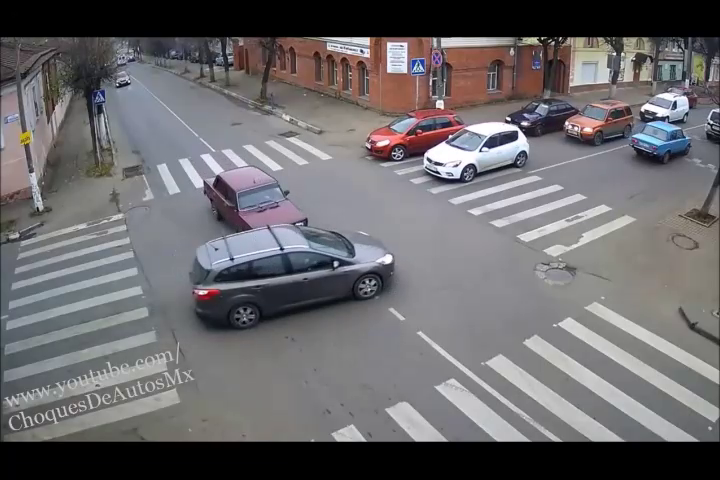
#> input picture frame 6 of car-crash/choque1.mp4, 720 x 480 px, given in place of 15.mp4, which was not available
$ python train_SVM.py
#> lines starting #> are read from the running program, lines starting #| are printed output that depends on the picture; pictures that were not available may be replaced by others from this repository, and a replacement may not be noted
### car-crash/vif.py

import numpy as np
import cv2
import HornSchunck as hs
import math
import glob, os

class ViF:
    def __init__(self):
        self.video_subsampling = 3

    # [64 lines left out: functions create_block_hist, create_hist, process, not called in this run]


'''
# para obtener vif de algunos videos
data = []
for file in glob.glob("dataset/BD_no_choques/subvideos/*.avi"):
    print(file)
    cap = cv2.VideoCapture(file)
    frames = []
    max_num_frames = 60
    count = 1
    vif = ViF()

    while True:
        ret, frame = cap.read()

        if ret:
            gray = cv2.cvtColor(frame, cv2.COLOR_BGR2GRAY)
            frames.append(gray)

        else:
            break

    obj = ViF()
    feature_vec = obj.process(frames)
    # print (feature_vec)
    data.append(feature_vec)

np.savetxt("data_no_choques.csv", data, delimiter=",")
'''


'''

cap = cv2.VideoCapture('../video-test/brucelee_1.mp4')
frames = []
max_num_frames = 60
count = 1
vif = ViF()

while True:
    ret, frame = cap.read()

    if ret:
        gray = cv2.cvtColor(frame, cv2.COLOR_BGR2GRAY)
        frames.append(gray)

        if count > max_num_frames:
            vif.process(frames)
            frames=[]
            count = 1

        count += 1

    else:
        break


cap.release()
cv2.destroyAllWindows()

'''

### car-crash/train_SVM.py
from sklearn.metrics import roc_curve, auc
from sklearn.model_selection import StratifiedKFold
from sklearn.model_selection import KFold
from sklearn.model_selection import train_test_split
from sklearn.model_selection import GridSearchCV
from sklearn.model_selection import cross_val_score
from sklearn import svm
from sklearn.naive_bayes import GaussianNB
from sklearn.neighbors import KNeighborsClassifier
from sklearn.tree import DecisionTreeClassifier
from sklearn.ensemble import RandomForestClassifier
from sklearn.linear_model import LogisticRegression
from sklearn.decomposition import PCA
from sklearn.svm import SVC
from sklearn.metrics import classification_report
from sklearn.metrics import average_precision_score
from sklearn.metrics import precision_recall_curve
import matplotlib.pyplot as plt
from sklearn import metrics
import pickle
from glob import glob
from sklearn.svm import SVC
from numpy import genfromtxt
import numpy as np
import cv2
from vif import ViF
from sklearn.metrics import precision_recall_curve
import matplotlib.pyplot as plt
from sklearn.metrics import confusion_matrix
from sklearn.metrics import recall_score
from sklearn.metrics import precision_score

no_choques = genfromtxt('data_no_choques.csv', delimiter=',')
no_choques = no_choques[0:57, :]
y_no_choques = np.zeros(no_choques.shape[0])
y_no_choques = y_no_choques.reshape(no_choques.shape[0],1)

choques = genfromtxt('data_choques.csv', delimiter=',')
y_choques = np.ones(choques.shape[0])
y_choques = y_choques.reshape(choques.shape[0],1)

X = np.vstack((no_choques, choques))
y = np.vstack((y_no_choques, y_choques))

print (X.shape, y.shape)
#print(no_choques)
#print(choques)

X_train, X_test, y_train, y_test = train_test_split(X, y, test_size=0.1)
clf = SVC(kernel='linear', probability=True, tol=1e-3)  # , verbose = True) #Set the classifier as a support vector machines with

clf.fit(X_train, y_train)
print ("Normal score: ", clf.score(X_test, y_test))


# average presition
y_score = clf.decision_function(X_test)
average_precision = average_precision_score(y_test, y_score)
print('Average precision-recall score: {0:0.2f}'.format(
      average_precision))


precision, recall, _ = precision_recall_curve(y_test, y_score)
#print("precision", precision, "recall", recall)

plt.step(recall, precision, color='b', alpha=0.2,
         where='post')
plt.fill_between(recall, precision, step='post', alpha=0.2,
                 color='b')

plt.xlabel('Recall')
plt.ylabel('Precision')
plt.ylim([0.0, 1.05])
plt.xlim([0.0, 1.0])
plt.title('2-class Precision-Recall curve: AP={0:0.2f}'.format(
          average_precision))
plt.show()
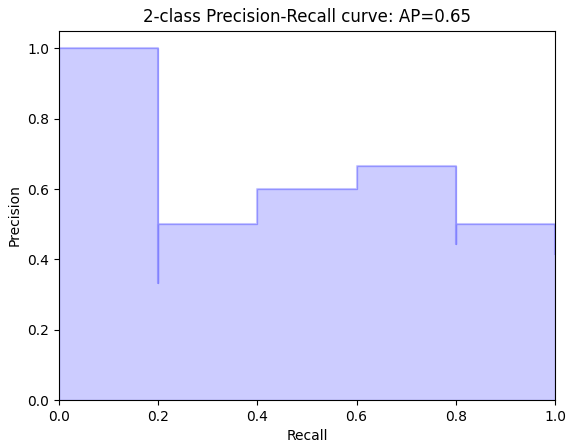
#> figure drawn by matplotlib, 1 panel


# ROC
preds = clf.predict(X_test)

tn, fp, fn, tp = confusion_matrix(y_test, preds).ravel()
print ("Confusion matrix tn, fp, fn, tp ", tn, fp, fn, tp )

print("recall", recall_score(y_test, preds))
print("precision", precision_score(y_test, preds))


fpr, tpr, threshold = metrics.roc_curve(y_test, preds)
roc_auc = metrics.auc(fpr, tpr)

plt.title('Receiver Operating Characteristic')
plt.plot(fpr, tpr, 'b', label = 'AUC = %0.2f' % roc_auc)
plt.legend(loc = 'lower right')
plt.plot([0, 1], [0, 1],'r--')
plt.xlim([0, 1])
plt.ylim([0, 1])
plt.ylabel('True Positive Rate')
plt.xlabel('False Positive Rate')
plt.show()
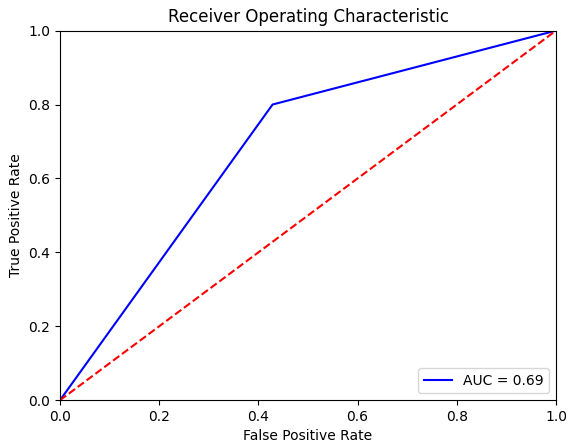
#> figure drawn by matplotlib, 1 panel


#print(X_test)
#print(y_test)
#print(clf.predict(X_test))

pickle.dump(clf, open('models/model-svm1.sav', 'wb'))


cap = cv2.VideoCapture('dataset/BD_choques/subvideos/best/15.mp4')
frames = []
vif = ViF()

while True:
    ret, frame = cap.read()
#> frame is the input picture: shape (480, 720, 3); mean B, G, R 108, 105.5, 107.6

    if ret:
        gray = cv2.cvtColor(frame, cv2.COLOR_BGR2GRAY)
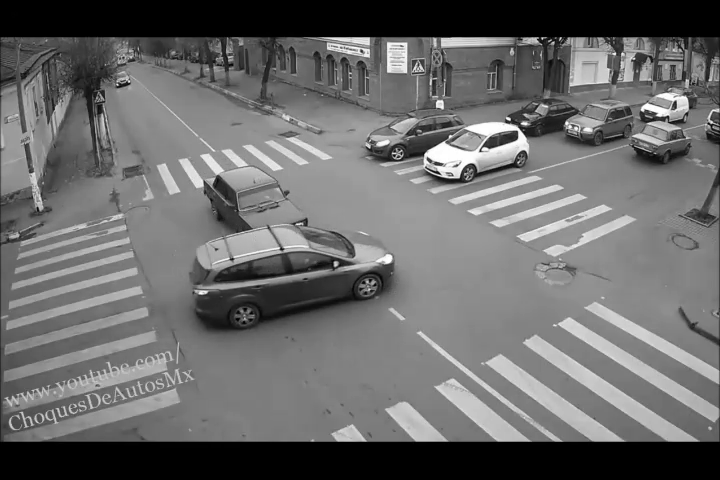
#> gray: shape (480, 720); min 0, max 255, mean 106.4
        frames.append(gray)

    else:
        break

obj = ViF()
feature_vec = obj.process(frames)
print(clf.predict(feature_vec.reshape(1, 304)))


'''
X, Y = load_bd()

    X_train, X_test, y_train, y_test = train_test_split(X, Y, test_size=0.2)

    X = np.array(X)
    Y = np.array(Y)

    print X.shape
    print Y.shape
    # print Y

    #np.savetxt("X.csv", X, delimiter=",")
    #np.savetxt("Y.csv", Y, delimiter=",")

    clf = SVC(kernel='linear', probability=True, tol=1e-3)  # , verbose = True) #Set the classifier as a support vector machines with

    clf.fit(X_train, y_train)
    #joblib.dump(clf, '../models/ship-svm.pkl')
    pickle.dump(clf, open('../models/ship-svm.sav', 'wb'))

    print "Normal score: ", clf.score(X_test, y_test)
'''

$ run again, starting later in the video
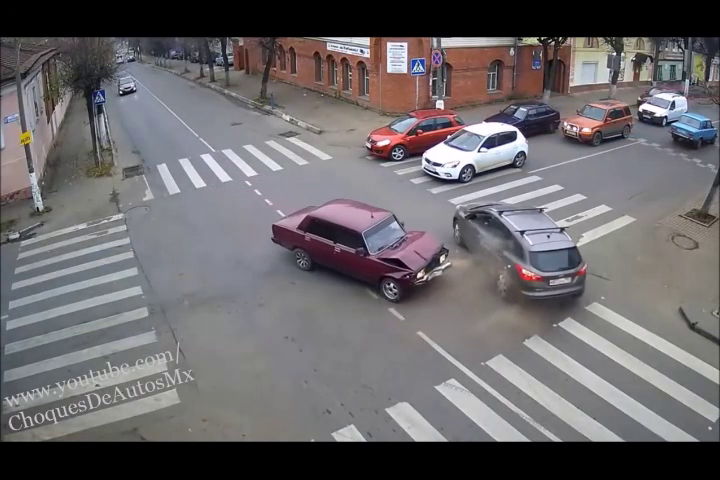
#> input picture frame 27 of car-crash/choque1.mp4, 720 x 480 px, given in place of 15.mp4, which was not available
#> frame is the input picture: shape (480, 720, 3); mean B, G, R 107.1, 104.4, 107.8
#> `gray = cv2.cvtColor(frame, cv2.COLOR_BGR2GRAY)`:
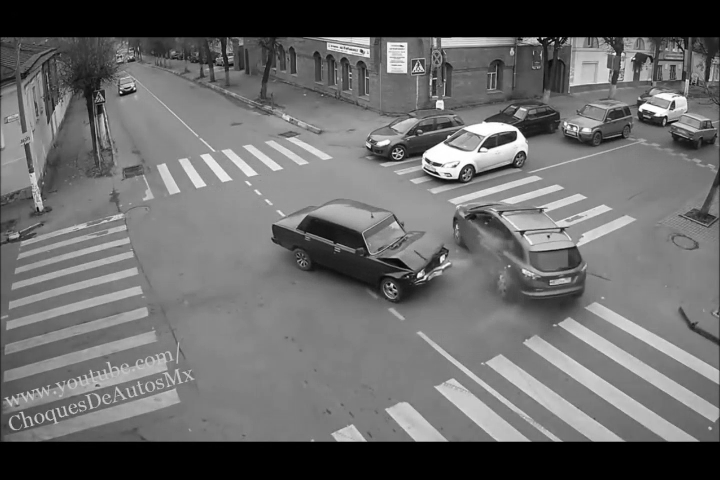
#> gray: shape (480, 720); min 0, max 255, mean 105.7

$ run again, starting later in the video
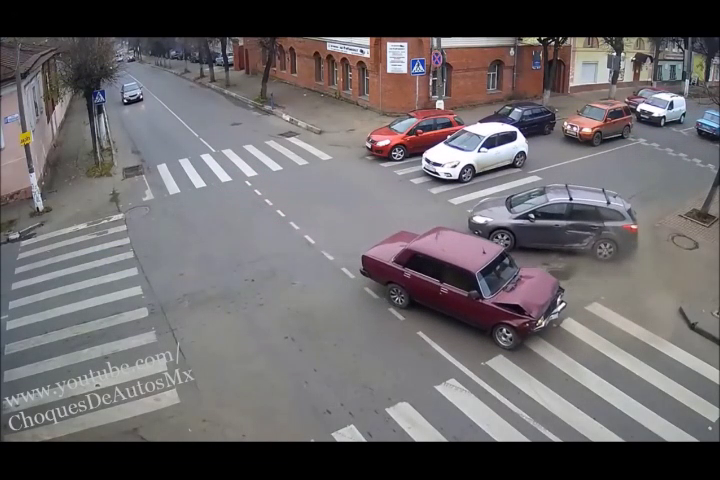
#> input picture frame 48 of car-crash/choque1.mp4, 720 x 480 px, given in place of 15.mp4, which was not available
#> frame is the input picture: shape (480, 720, 3); mean B, G, R 105.5, 103.3, 107.3
#> `gray = cv2.cvtColor(frame, cv2.COLOR_BGR2GRAY)`:
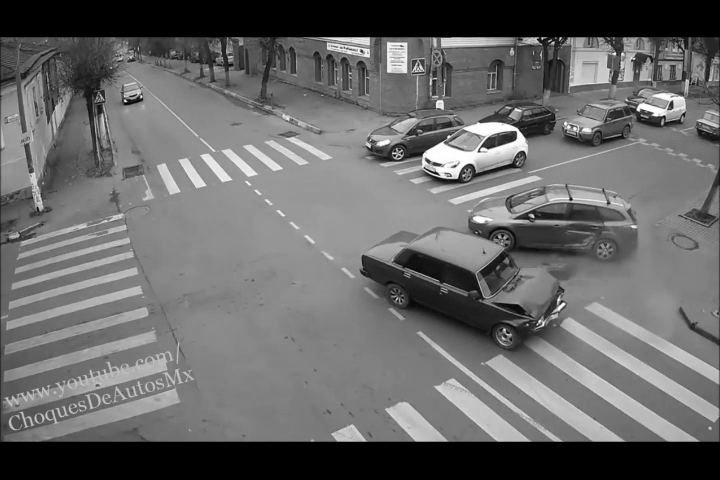
#> gray: shape (480, 720); min 0, max 255, mean 104.7
